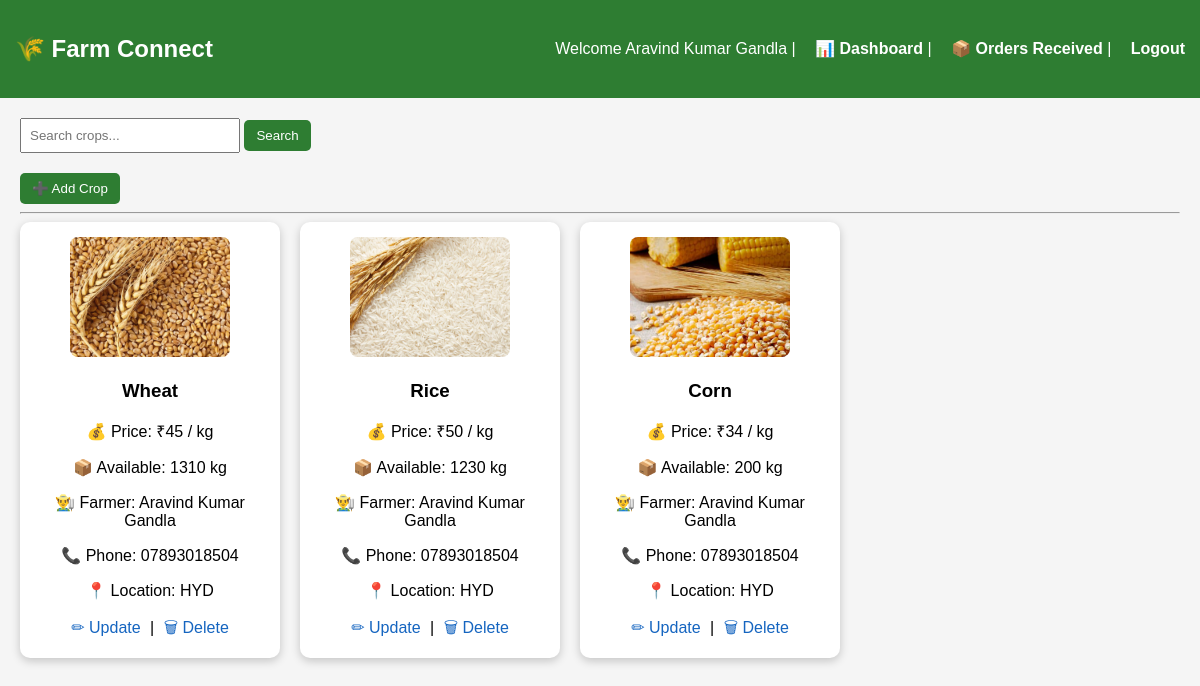
Page /market (signed in) on the committed database.
### tables this page shows
CREATE TABLE crops(
        id INTEGER PRIMARY KEY AUTOINCREMENT,
        name TEXT,
        price INTEGER,
        quantity INTEGER,
        image TEXT,
        farmer TEXT,
        phone TEXT,
        location TEXT
    );

### app.py (the view, shortened to what this page needs)
@app.route("/market")
def market():
    if "user" not in session:
        return redirect("/login")
    search = request.args.get("search")
    conn = sqlite3.connect("farmer.db")
    cur = conn.cursor()
    if session.get("role") == "farmer":
        if search:
            cur.execute("""
                SELECT * FROM crops
                WHERE farmer=? AND name LIKE ?
            """, (session["user"], '%' + search + '%'))
        else:
            cur.execute("""
                SELECT * FROM crops
                WHERE farmer=?
            """, (session["user"],))
    crops = cur.fetchall()
    conn.close()
    return render_template("market.html", crops=crops)

### templates/market.html (shortened to what this page needs)
<!DOCTYPE html>
<html>
<head>
</head>
<body>
    <div class="header">
        <h2>🌾 Farm Connect</h2>
        <div>
            Welcome {{ session.get('user') }}
            {% if session.get('role') == 'farmer' %}
            | <a href="/dashboard">📊 Dashboard</a>
            | <a href="/farmer_orders">📦 Orders Received</a>
            {% endif %}
            | <a href="/logout">Logout</a>
        </div>
    </div>
    <div class="container">
        <div class="search">
            <form method="GET" action="/market">
                <input type="text" name="search" placeholder="Search crops..." style="padding:8px;width:200px;">
                <button type="submit">Search</button>
            </form>
        </div>
        {% if session.get('role') == 'farmer' %}
        <a href="/add_crop"><button>➕ Add Crop</button></a>
        {% endif %}
        <hr>
        <div class="cards">
            {% for crop in crops %}
            <div class="card">
                {% if crop[4] %}
                <img src="{{ url_for('static', filename='uploads/' + crop[4]) }}">
                {% else %}
                <p>No Image</p>
                {% endif %}
                <h3>{{ crop[1] }}</h3>
                <p>💰 Price: ₹{{ crop[2] }} / kg</p>
                <p>📦 Available: {{ crop[3] }} kg</p>
                <p>👨‍🌾 Farmer: {{ crop[5] }}</p>
                <p>📞 Phone: {{ crop[6] }}</p>
                <p>📍 Location: {{ crop[7] }}</p>
                {% if session.get('role') == 'farmer' and crop[5] == session.get('user') %}
                <div class="action-links">
                    <a href="/update/{{ crop[0] }}">✏ Update</a> |
                    <a href="/delete/{{ crop[0] }}" onclick="return confirm('Are you sure to delete this crop?');">🗑
                        Delete</a>
                </div>
                {% endif %}
            </div>
            {% endfor %}
        </div>
    </div>
</body>
</html>

### templates/market.html (style rules this page uses)
body { font-family: Arial; background: #f5f5f5; margin: 0; }
.header { background: #2e7d32; color: white; padding: 15px; display: flex; justify-content: space-between; align-items: center; }
.header a { color: white; margin-left: 15px; text-decoration: none; font-weight: bold; }
.container { padding: 20px; }
.search { margin-bottom: 20px; }
.cards { display: flex; flex-wrap: wrap; gap: 20px; }
.card { background: white; border-radius: 10px; padding: 15px; width: 230px; box-shadow: 0 3px 10px rgba(0, 0, 0, 0.2); text-align: center; transition: 0.2s; }
.card img { width: 160px; height: 120px; object-fit: cover; border-radius: 8px; }
button { background: #2e7d32; color: white; border: none; padding: 8px 12px; border-radius: 5px; cursor: pointer; }
.action-links a { text-decoration: none; margin: 5px; color: #1565c0; }

### rows in the picture
crops: image (picture), name "Wheat", price "45", quantity "1310", farmer "Aravind Kumar Gandla", phone "07893018504", location "HYD"
crops: image (picture), name "Rice", price "50", quantity "1230", farmer "Aravind Kumar Gandla", phone "07893018504", location "HYD"
crops: image (picture), name "Corn", price "34", quantity "200", farmer "Aravind Kumar Gandla", phone "07893018504", location "HYD"

### other values in the picture
{{ session.get('user') }} "Aravind Kumar Gandla"
